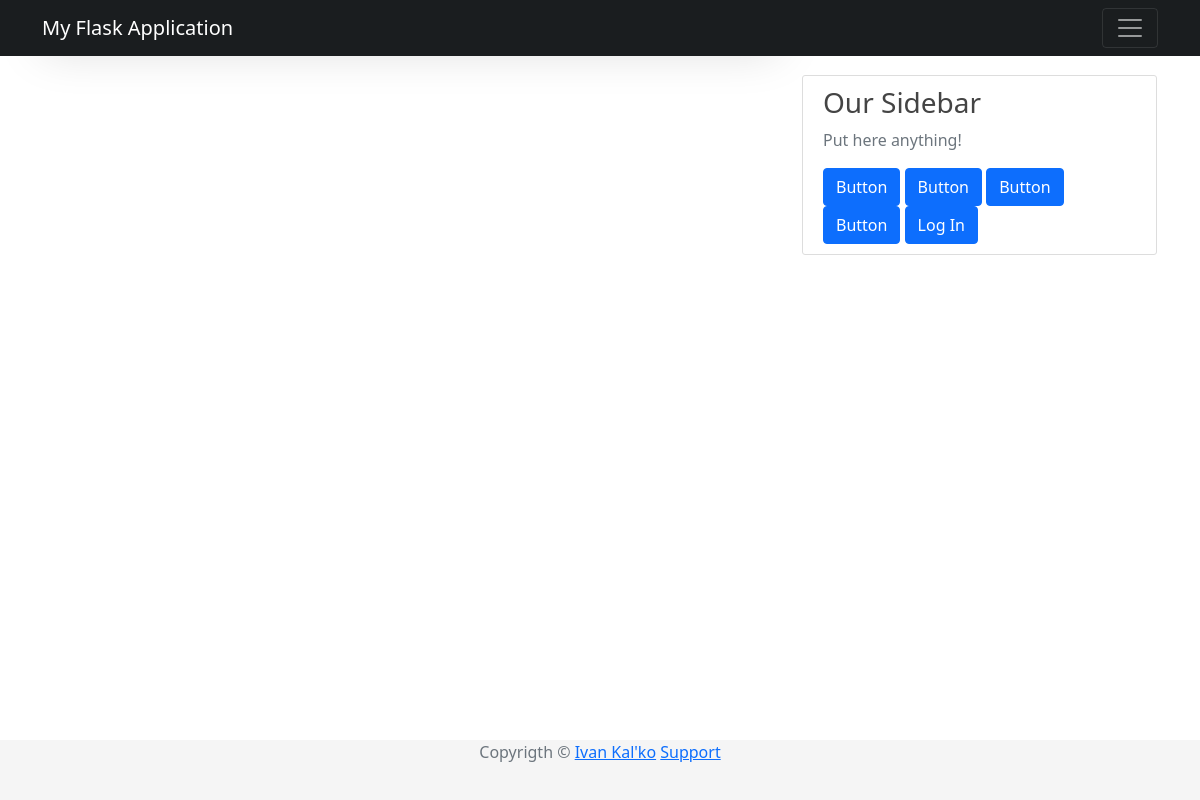
The app's page /home, older data.
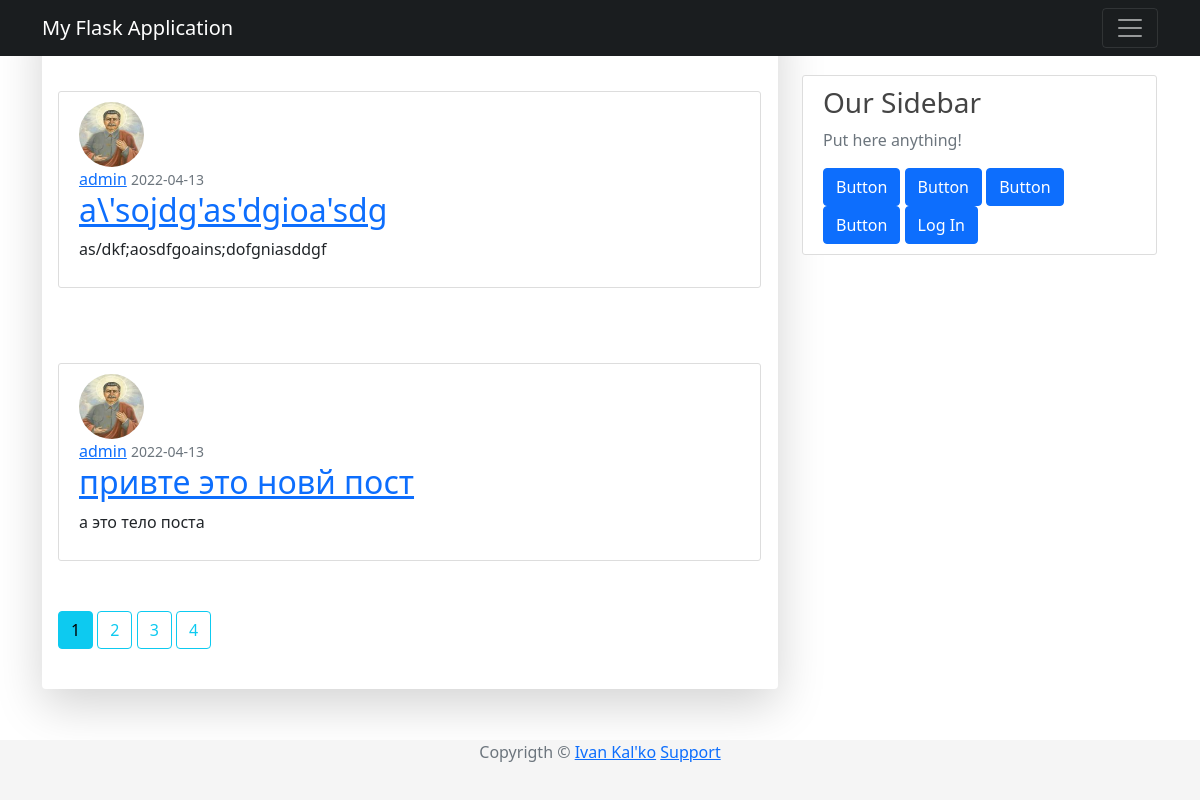
The same page, newer data.
### app/models/post.py (models this page shows, shortened)
class Post(db.Model):
    __tablename__ = "posts"
    id = db.Column(db.Integer, primary_key=True)
    title = db.Column(db.String(100), nullable=False)
    timestamp = db.Column(db.DateTime, nullable=False, default=datetime.utcnow)
    content = db.Column(db.Text, nullable=False)
    user_id = db.Column(db.Integer, db.ForeignKey("users.id"), nullable=False)
    comment = db.relationship('Comment', backref='article', lazy=True)

### app/models/user.py (models this page shows, shortened)
class User(UserMixin, db.Model):
    __tablename__ = "users"
    id = db.Column(db.Integer, primary_key=True)
    username = db.Column(db.String(64), unique=True, nullable=False)
    password_hash = db.Column(db.String(128), nullable=False)
    email = db.Column(db.String(120), nullable=False, unique=True)
    image_file = db.Column(db.String(20), nullable=False, default="default.png")
    join_date = db.Column(db.DateTime, nullable=False, default=datetime.utcnow)
    posts = db.relationship('Post', backref='author', lazy=True)

### app/routes/post.py (the view)
@app.route("/")
@app.route("/home")
def home_page():
    page = request.args.get("page", 1, type = int)
    posts = Post.query.order_by(Post.timestamp.desc()).paginate(page=page, per_page=2)
    return render_template("homepage.html", title="Home Page", posts=posts)

### app/templates/homepage.html
{% extends "base.html" %}
{% block content %}
  {% for post in posts.items %}
    <article class="media content-section">
      <img class="rounded-circle article-img" src="{{ url_for('static', filename='images/profiles/' + post.author.image_file) }}">
      <div class="media-body">
        <div class="article-metadata">
          <a class="mr-2" href="{{ url_for('user_public', username=post.author.username )}}">{{ post.author.username }}</a>
          <small class="text-muted">{{ post.timestamp.strftime('%Y-%m-%d') }}</small>
        </div>
        <h2>
          <a class="crticle-title" href="{{url_for('post', id=post.id )}}">{{ post.title }}</a>
        </h2>
        <p class="article-content">{{ post.content }}</p>
      </div>
    </article>
  {% endfor %}
  {% for page_num in posts.iter_pages() %}
    {% if page_num %}
        {% if posts.page == page_num %}
            <a class="btn btn-info mb-4" href="{{ url_for('home_page', page=page_num )}}">{{ page_num }}</a>
        {% else %}
          <a class="btn btn-outline-info mb-4" href="{{ url_for('home_page', page=page_num )}}">{{ page_num }}</a>
        {% endif %}
    {% else %}
        ...
    {% endif %}
  {% endfor %}
{% endblock %}

Row changes from the older to the newer data that the page shows:
added Post: image_file (picture), author.username "admin", timestamp "2022-04-13", title "a\\'sojdg'as'dgioa'sdg", content "as/dkf;aosdfgoains;dofgniasddgf"
added Post: image_file (picture), author.username "admin", timestamp "2022-04-13", title "привте это новй пост", content "а это тело поста"
Text that changed along with them:
new list line: "1"
new list line: "2"
new list line: "3"
new list line: "4"
